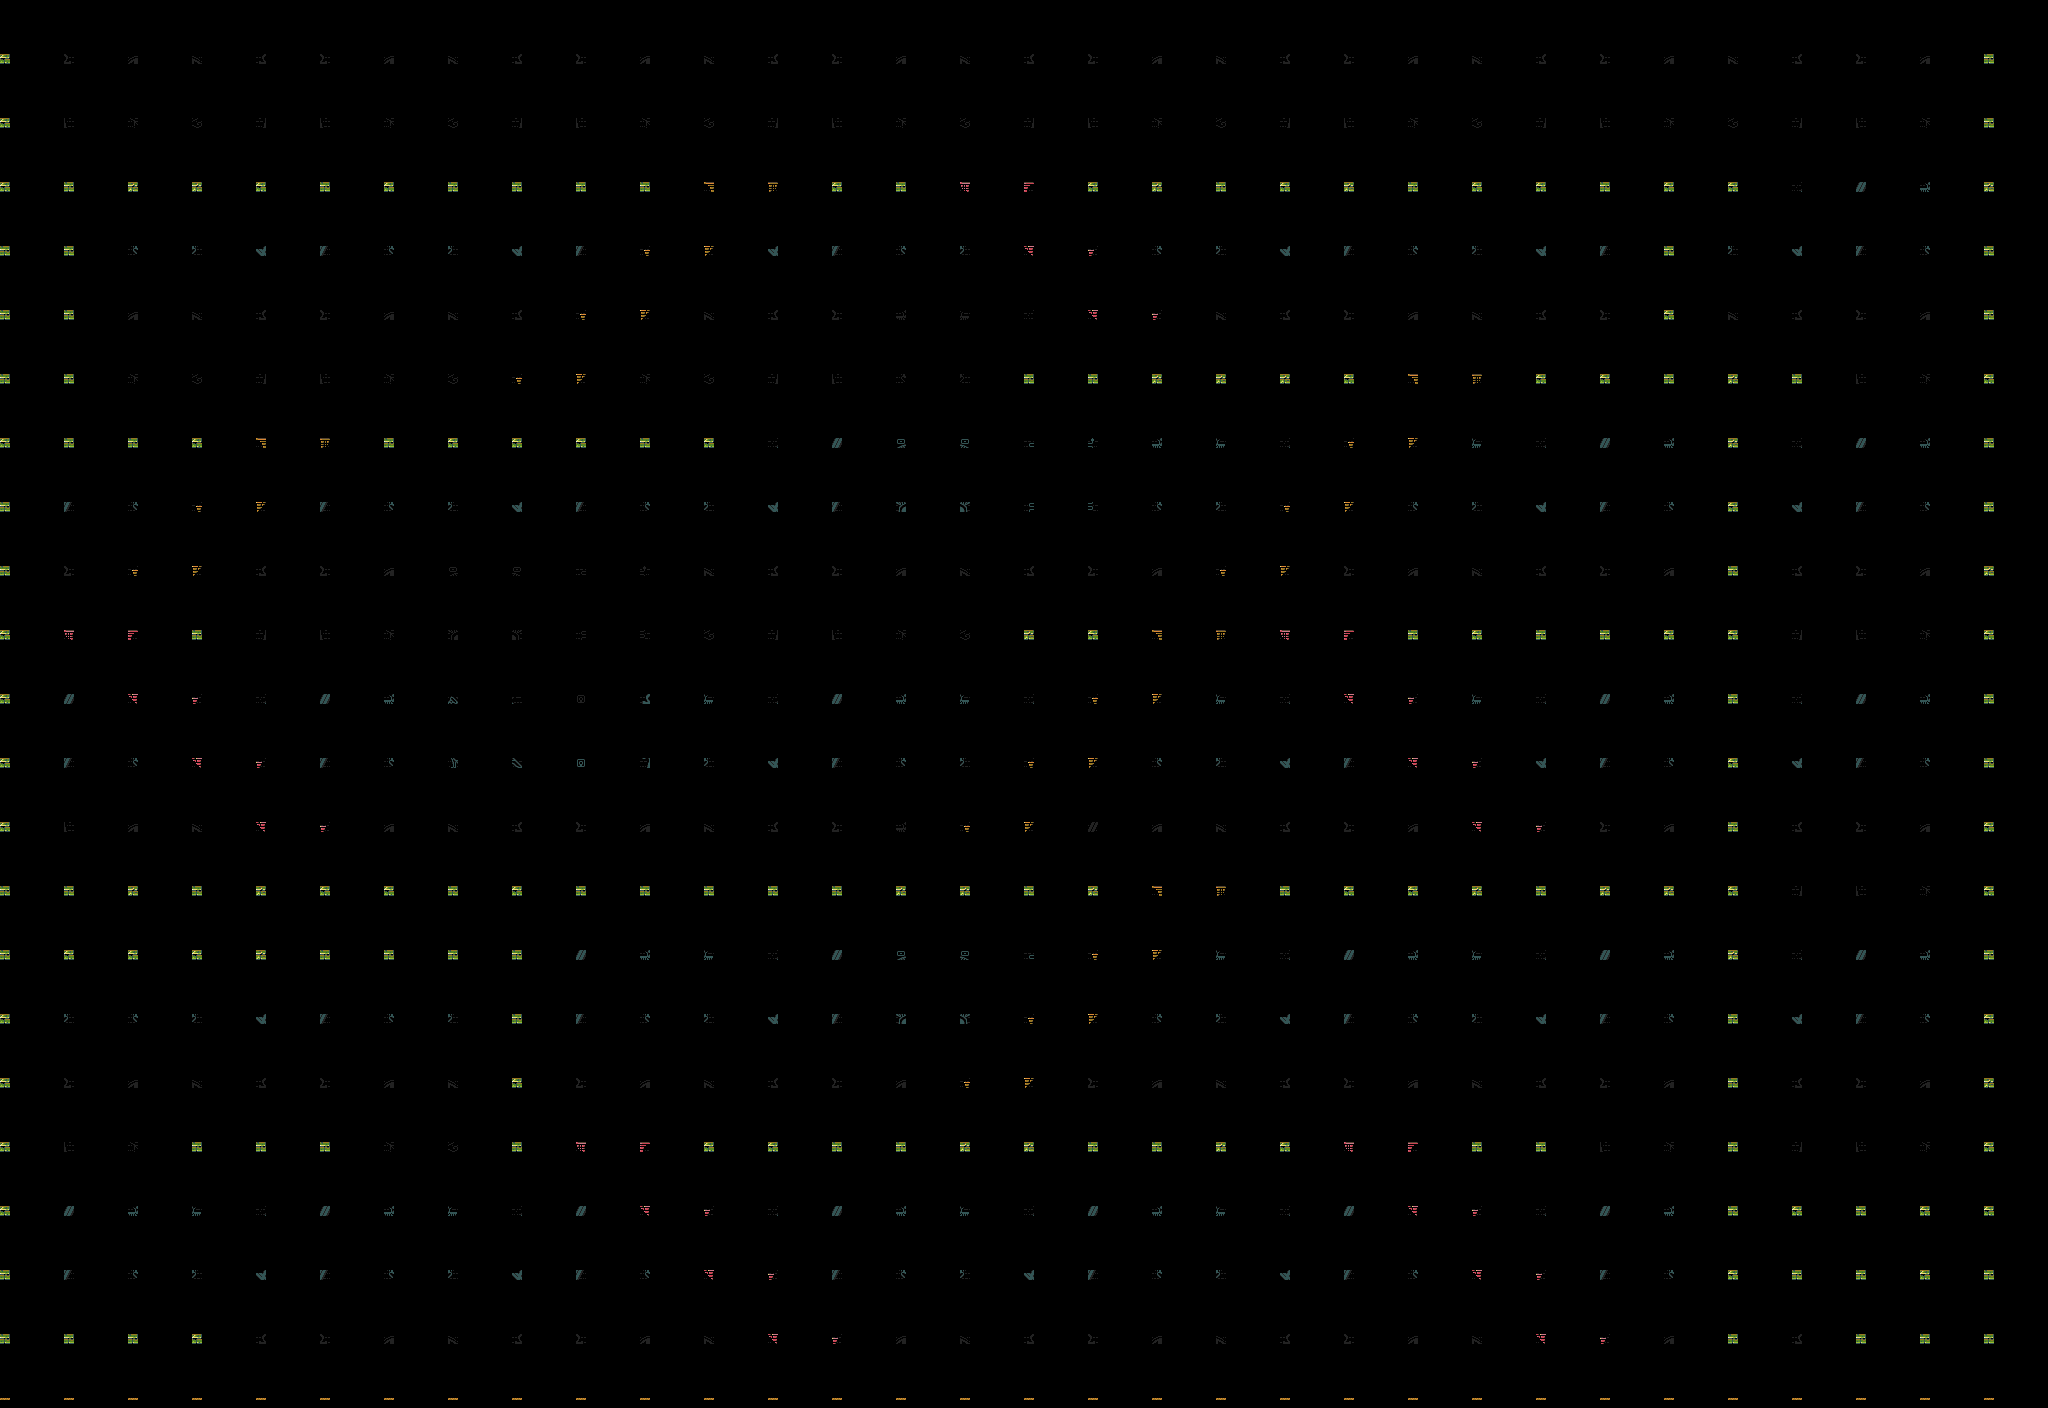

Tiled map render using the project's own tile images. Description and the map definition, with tile-layer contents summarised, below:
An orthogonal 32x22 tile map with 64x64 px tiles, 3 tile layers (back, front, stairs) and 16 objects (5x Jewel, 4x Picker, 2x Door, 2x Giratory, 2x Mummy, ...).

<map version="1.10" tiledversion="1.11.2" orientation="orthogonal" renderorder="right-down" width="32" height="22" tilewidth="64" tileheight="64" infinite="0" nextlayerid="4" nextobjectid="36">
 <tileset firstgid="1" source="tiles_new.tsx" />
 <layer id="1" name="back" width="32" height="22">
  <data>[704 cells, 704 non-empty, 48 distinct tile ids]</data>
 </layer>
 <layer id="2" name="front" width="32" height="22">
  <data>[704 cells, 226 non-empty, 8 distinct tile ids]</data>
 </layer>
 <layer id="3" name="stairs" width="32" height="22">
  <data>[704 cells, 56 non-empty, 4 distinct tile ids]</data>
 </layer>
 <objectgroup id="3" name="items">
  <object id="1" type="Dagger" gid="137" x="70" y="130" width="10" height="10">
   <properties>
    <property name="p0" value="137" />
   </properties>
  </object>
  <object id="2" type="Picker" gid="138" x="230" y="70" width="10" height="10">
   <properties>
    <property name="p0" value="138" />
   </properties>
  </object>
  <object id="3" type="Picker" gid="138" x="190" y="110" width="10" height="10">
   <properties>
    <property name="p0" value="138" />
   </properties>
  </object>
  <object id="4" type="Picker" gid="138" x="280" y="210" width="10" height="10">
   <properties>
    <property name="p0" value="138" />
   </properties>
  </object>
  <object id="5" type="Picker" gid="138" x="10" y="110" width="10" height="10">
   <properties>
    <property name="p0" value="138" />
   </properties>
  </object>
  <object id="6" type="Jewel" gid="133" x="110" y="60" width="10" height="10">
   <properties>
    <property name="p0" value="133" />
   </properties>
  </object>
  <object id="7" type="Jewel" gid="131" x="110" y="130" width="10" height="10">
   <properties>
    <property name="p0" value="131" />
   </properties>
  </object>
  <object id="8" type="Jewel" gid="130" x="20" y="200" width="10" height="10">
   <properties>
    <property name="p0" value="130" />
   </properties>
  </object>
  <object id="9" type="Jewel" gid="136" x="290" y="180" width="10" height="10">
   <properties>
    <property name="p0" value="136" />
   </properties>
  </object>
  <object id="10" type="Jewel" gid="135" x="280" y="50" width="10" height="10">
   <properties>
    <property name="p0" value="135" />
   </properties>
  </object>
  <object id="11" type="Door" gid="127" x="50" y="190" width="10" height="10">
   <properties>
    <property name="p0" value="1" />
   </properties>
  </object>
  <object id="12" type="Door" gid="127" x="170" y="190" width="10" height="10">
   <properties>
    <property name="p0" value="0" />
   </properties>
  </object>
  <object id="13" type="Giratory" gid="107" x="120" y="170" width="10" height="10">
   <properties>
    <property name="p0" value="0" />
   </properties>
  </object>
  <object id="14" type="Giratory" gid="107" x="190" y="170" width="10" height="10">
   <properties>
    <property name="p0" value="0" />
   </properties>
  </object>
  <object id="35" type="Mummy" gid="123" x="200" y="50" width="10" height="10">
   <properties>
    <property name="p0" value="1" />
   </properties>
  </object>
  <object id="36" type="Mummy" gid="126" x="150" y="210" width="10" height="10">
   <properties>
    <property name="p0" value="4" />
   </properties>
  </object>
 </objectgroup>
</map>
